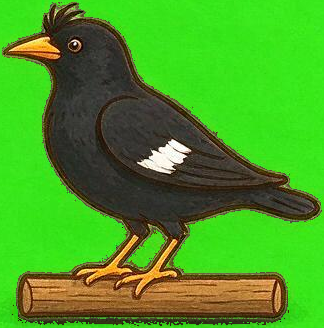
#> input picture assets/chars/a_bird.png, 324 x 328 px
$ python -i import_art.py   (imports and definitions only)
#> lines starting #> are read from the running program, lines starting #| are printed output that depends on the picture
#!/usr/bin/env python3
"""Copy the style-A art (the `a_` files) from an assets folder into a pack's `art/` folder,
sized for the game: drawn at 2x, so a texture pixel is half a house pixel.

    python3 game/tools/import_art.py <assets dir> game/packs/qijia/art

- tiles/: square seamless textures -> 384x288 (one repeat covers 4x4 cells of 48x36 at 1x;
  ground is drawn straight down and squashed to 3/4). Wall faces stay square (256x256).
- props/: trimmed to their outline, the longer side at most 300 px.
- chars/: trimmed, 2x the height the game draws them at (adult 180); green-screen fringe
  left at the feet is cleared.
- chars/a_<name>/ with a `<anything>.rig.json` (a cutout rig: parts + joints) -> rigs/<name>/:
  the part pictures and every pixel value in the rig halved (RIG_SCALE), the rig saved as
  rigs/<name>/<name>.rig.json.

    python3 game/tools/import_art.py --rigs-only <assets dir> <pack art dir>

copies only the rigs (leaves the other pictures as they are).

    python3 game/tools/import_art.py --iso-only <assets dir> <pack art dir>

copies only what the 45° view adds: iso/<id>.png -> iso/<id>.png (trimmed, the longer side at
most ISO_MAX), the facing rigs chars/a_<name>_front|_back/ -> rigs/<name>_front|_back/, and
the animals' single facing pictures chars/a_<kind>_front|_back/<file>.png -> chars/<kind>_front|_back.png.
    python3 game/tools/import_art.py --looks-only <assets dir> <pack art dir>

copies only the looks (chars/looks.json): their rigs, all three facings, as
rigs/<id>[_front|_back]/ (the id without its a_ prefix), and their portraits
chars/portraits/a_<id>.png -> portraits/<id>.png (trimmed, the longer side at most 256).

    python3 game/tools/import_art.py --34-only <assets dir> <pack art dir>

copies only the three-quarter (45°) views: the rigs chars/a_<name>_front34|_back34/ ->
rigs/<name>_front34|_back34/, the animals' single pictures chars/a_<kind>_front34|_back34/
<file>.png -> chars/<kind>_front34|_back34.png, and their animations
chars/anims.humanoid_34.json -> rigs/anims.humanoid_34.json.

    python3 game/tools/import_art.py --animals pig,piglet,hen,chick <assets dir> <pack art dir>

copies only those animals: their pictures chars/a_<kind>[_<pose>].png -> chars/<kind>[_<pose>].png
(as the main import does) and their single facing pictures chars/a_<kind>_front34|_back34/
<file>.png -> chars/<kind>_front34|_back34.png (as --34-only does), leaving every other
picture as it is.

    python3 game/tools/import_art.py --cabinet-only <assets dir> <pack art dir>

copies only the keepsake box (see `import_cabinet`): the story pieces props/story/<id>.png,
the cabinet props/ui_cabinet.png and the paper tag props/ui_tag.png, and writes the
`keepsakes` table into the pack's art.json (the art dir's parent).
Needs Pillow.
"""
import shutil
import json
import sys
from pathlib import Path

from PIL import Image

PROPS_MAX = 300
ISO_MAX = 400
ISO_SKIP = {"gatehouse_green", "kang_sleeper"}  # made for the target picture only
CHAR_H = 200
WALLS = {"a_wall", "a_wall_compound"}


def trim(im):
    box = im.getchannel("A").getbbox()
    return im.crop(box) if box else im


# [9 lines left out: function clear_green, not called in this run]


def fit(im, longest):
    k = min(1.0, longest / max(im.size))
    return im.resize((max(1, round(im.width * k)), max(1, round(im.height * k))), Image.LANCZOS)


RIG_SCALE = 0.5
RIG_KEYS = ("pivot_px", "attach_px", "root_px", "size")


FACINGS = ("_front", "_back")
FACINGS_34 = ("_front34", "_back34")


# [4 lines left out: function _bare, not called in this run]


def import_rigs(src: Path, dst: Path, facing_only=False, only=None, facings=FACINGS) -> None:
    for d in sorted((src / "chars").glob("a_*")):
        rigs = list(d.glob("*.rig.json")) if d.is_dir() else []
        if not rigs:
            continue
        if facing_only and not d.name.endswith(facings):
            continue
        if only is not None and _bare(d.name) not in only:
            continue
        name = d.name[2:]
        out = dst / "rigs" / name
        out.mkdir(parents=True, exist_ok=True)
        rig = json.loads(rigs[0].read_text())
        rig["name"] = name
        for part in rig.get("parts", []):
            for k in RIG_KEYS:
                if k in part:
                    part[k] = [round(v * RIG_SCALE, 2) for v in part[k]]
            img = part.get("image")
            if img and (d / img).exists():
                im = Image.open(d / img).convert("RGBA")
                im.resize((max(1, round(im.width * RIG_SCALE)), max(1, round(im.height * RIG_SCALE))), Image.LANCZOS).save(out / img, optimize=True)
        if "root_px" in rig:
            rig["root_px"] = [round(v * RIG_SCALE, 2) for v in rig["root_px"]]
        (out / f"{name}.rig.json").write_text(json.dumps(rig, ensure_ascii=False, indent=1))


# [40 lines left out: functions import_iso, single_pictures, import_34, not called in this run]


PORTRAIT_MAX = 256


# [10 lines left out: function import_looks, not called in this run]


PIECE_MAX = 256
CABINET_SCALE = 0.5
# Where the parts of the cabinet picture lie, in the source picture's pixels [x, y, w, h]:
# the left and right posts and one compartment (with the divider on its right and the board
# under it) for a shelf row, the cornice and the base; `edge` is the width of a corner of the
# cornice and base kept unstretched. A shelf of n slots is left + n cells + right.
CABINET_PARTS = {"left": [0, 302, 95, 228], "cell": [315, 302, 230, 228], "right": [965, 302, 98, 228],
                 "top": [0, 0, 1063, 100], "bottom": [0, 1050, 1063, 89], "edge": 95}


# [54 lines left out: functions import_cabinet, import_animals, not called in this run]


def main(src: Path, dst: Path) -> None:
    import_rigs(src, dst)
    for sub in ("tiles", "props", "chars"):
        (dst / sub).mkdir(parents=True, exist_ok=True)
    for f in sorted((src / "tiles").glob("a_*.png")):
        im = Image.open(f).convert("RGBA")
        size = (256, 256) if f.stem in WALLS else (384, 288)
        im.resize(size, Image.LANCZOS).save(dst / "tiles" / f.name[2:], optimize=True)
    for f in sorted((src / "props").glob("a_*.png")):
        im = trim(Image.open(f).convert("RGBA"))
        fit(im, PROPS_MAX).save(dst / "props" / f.name[2:], optimize=True)
    for f in sorted((src / "chars").glob("a_*.png")):
        im = clear_green(trim(Image.open(f).convert("RGBA")))
        im = trim(im)
        k = CHAR_H / im.height
        im.resize((round(im.width * k), CHAR_H), Image.LANCZOS).save(dst / "chars" / f.name[2:], optimize=True)


# [22 lines not run here, left out]

>>> import cv2
>>> picture = cv2.imread('../../assets/chars/a_bird.png', cv2.IMREAD_GRAYSCALE)
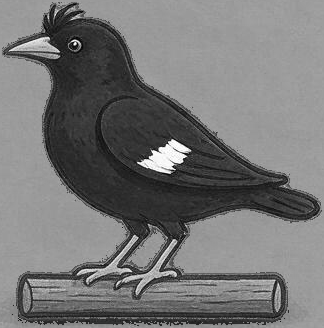
#> picture: shape (328, 324); min 0, max 255, mean 117.3
>>> result = main(picture, 'out.png')
#> (the run stopped early here; a loop or call above may not have finished)

$ run again, on assets/chars/a_hen_sit.png
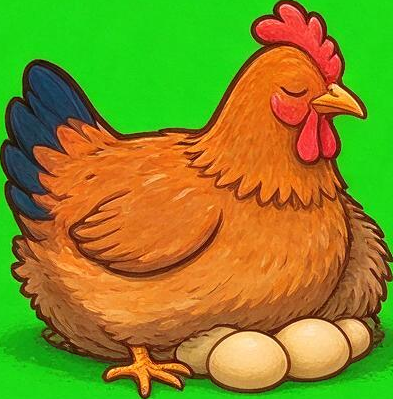
#> input picture assets/chars/a_hen_sit.png, 393 x 399 px
#> `picture = cv2.imread('../../assets/chars/a_bird.png', cv2.IMREAD_GRAYS..`:
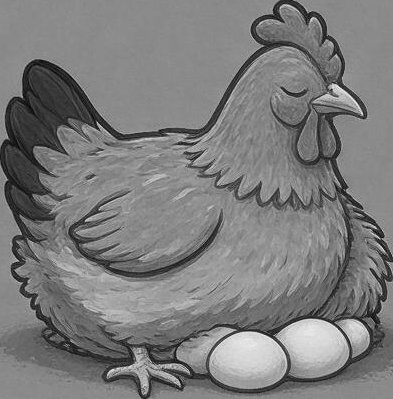
#> picture: shape (399, 393); min 7, max 240, mean 124.2

$ run again, on assets/chars/a_pig.png
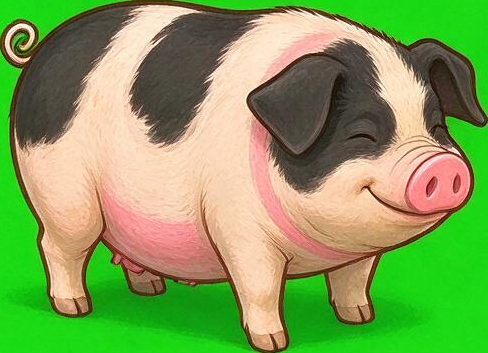
#> input picture assets/chars/a_pig.png, 488 x 353 px
#> `picture = cv2.imread('../../assets/chars/a_bird.png', cv2.IMREAD_GRAYS..`:
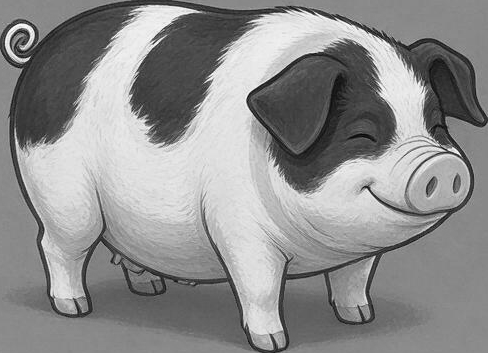
#> picture: shape (353, 488); min 5, max 252, mean 142.2

$ run again, on assets/chars/a_sleeper.png
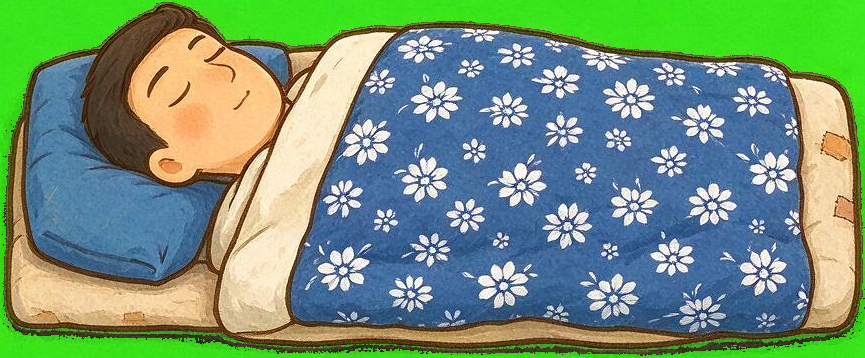
#> input picture assets/chars/a_sleeper.png, 865 x 358 px
#> `picture = cv2.imread('../../assets/chars/a_bird.png', cv2.IMREAD_GRAYS..`:
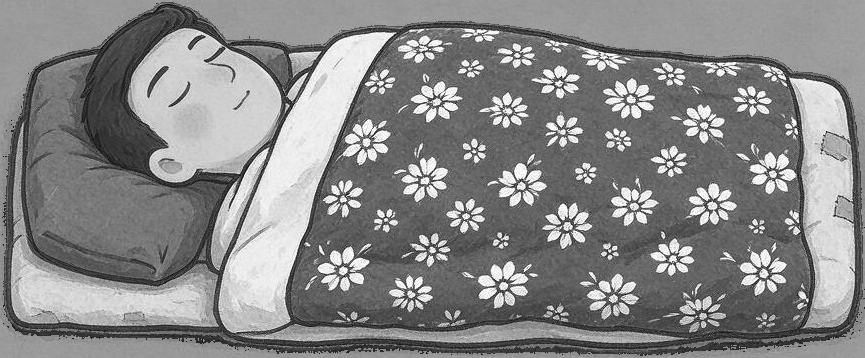
#> picture: shape (358, 865); min 3, max 255, mean 135.8
